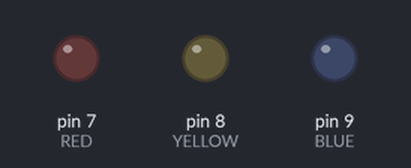
A sketch run on a simulated Arduino Uno, built with avr-gcc and run on an emulated ATmega328P. Shown: output pins drawn as LEDs (lit = HIGH).

Above: at 0.5 s.
At 3.5 s:
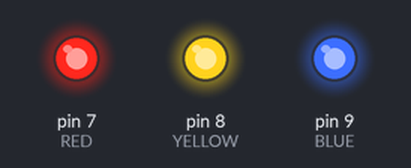
Timing chart, 0 to 4.6 s (numbered marks = the images above):
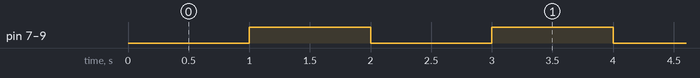

Measured:
- by itself, pin 7 (RED), pin 8 (YELLOW), pin 9 (BLUE): alternates HIGH for 1.0 s and LOW for 1.0 s

The sketch:

RTOS2.ino
```cpp
#include <Arduino_FreeRTOS.h>

#define RED     7
#define YELLOW  8
#define BLUE    9

const uint16_t *blueLed = (uint16_t *) BLUE;
const uint16_t *redLed  = (uint16_t *) RED;
const uint16_t *yellowLed = (uint16_t) YELLOW;

void setup() {
  xTaskCreate(LedControllerTask, "RED LED Task", 128, (void *)redLed, 2, NULL);
  xTaskCreate(LedControllerTask, "BLUE LED Task", 128, (void *)blueLed, 1, NULL);
  xTaskCreate(LedControllerTask, "YELLOW LED Task", 128, (void *)yellowLed, 1, NULL);
}

void LedControllerTask(void *pvParameters)
{
  pinMode(RED, OUTPUT);
  pinMode(BLUE, OUTPUT);
  pinMode(YELLOW, OUTPUT);

  while (1)
  {
    delay(1000);
    digitalWrite(pvParameters, digitalRead(pvParameters) ^ 1);
  }
}

void loop() {}
```
